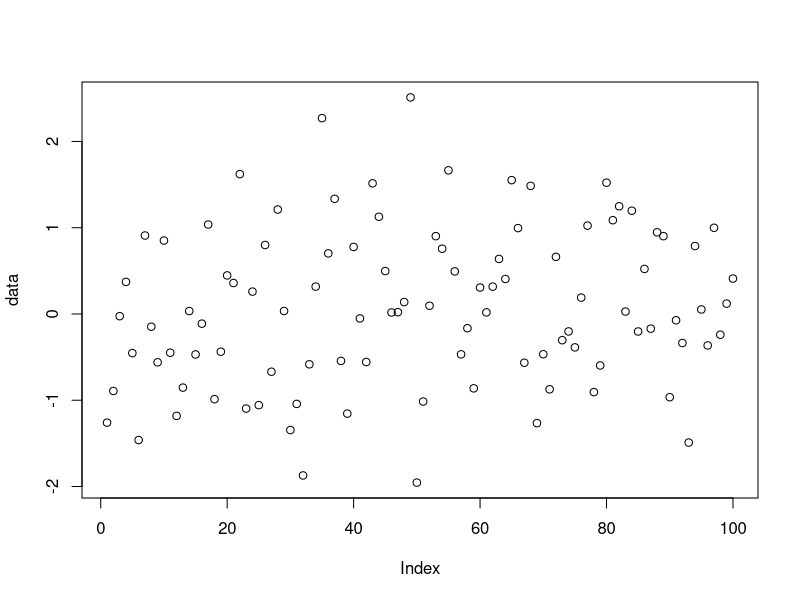

R code for this plot:
# Generate random normal data
data <- rnorm(100)

# Plot the data
plot(data)

print(summary(data))

# test pull req
print("test pull req")

# xd nevim lol

# Generate Fibonacci sequence without recursion
fibonacci <- function(n) {
    if (n == 0) {
        return(0)
    } else if (n == 1) {
        return(1)
    } else {
        fib <- numeric(n)
        fib[1] <- 0
        fib[2] <- 1
        for (i in 3:n) {
            fib[i] <- fib[i - 1] + fib[i - 2]
        }
        return(fib)
    }
}

# Test the function
print(fibonacci(10))